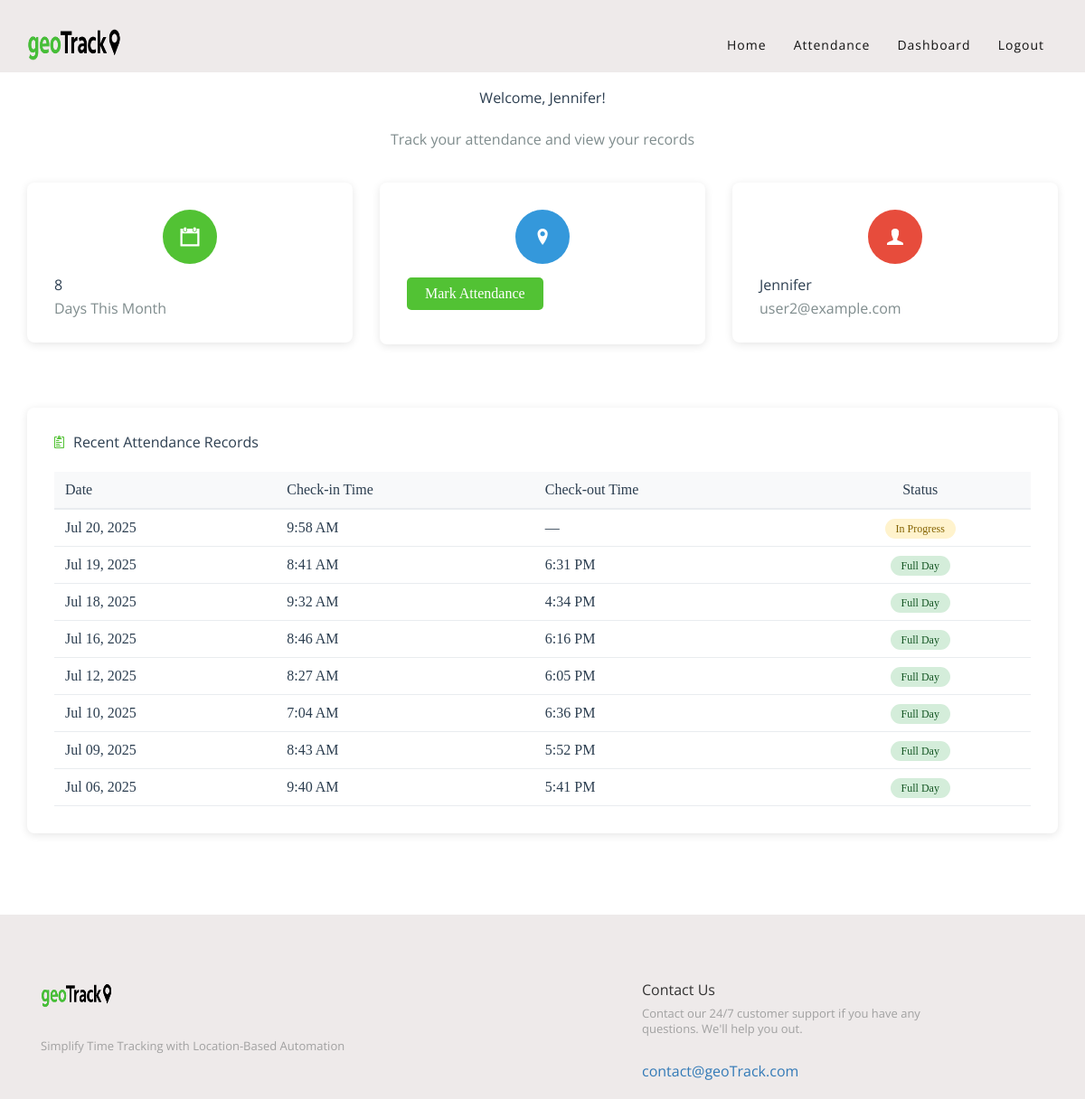
Page /dashboard/member/ (signed in) on the committed database.
### myapp/models.py (models this page shows, shortened)
class CustomUser(AbstractBaseUser, PermissionsMixin):
    CHOICES = (
        ("staff", "Staff"),
        ("member", "Member"),
    )
    DEPARTMENT_CHOICES = (
        ('communication', 'Communication'),
        ('creatives', 'Creatives'),
        ('tech_department', 'Tech Department'),
        ('community_experience', 'Community Experience'),
        ('youth_engagement', 'Youth Engagement'),
        ('heritage', 'Heritage'),
        ('admin', 'Admin'),
        ('finance', 'Finance'),
        ('entrepreneurship', 'Entrepreneurship'),
    )
    email = models.EmailField(max_length=255, unique=True, verbose_name=_("Email Address"))
    first_name = models.CharField(max_length=100, verbose_name=_("First Name"))
    last_name = models.CharField(max_length=100, verbose_name=_("Last Name"))
    is_staff = models.BooleanField(default=False)
    is_superuser = models.BooleanField(default=False)
    is_verified = models.BooleanField(default=False)
    is_active = models.BooleanField(default=True)
    date_joined = models.DateTimeField(auto_now_add=True)
    last_login = models.DateTimeField(auto_now=True)
    user_type = models.CharField(max_length=15 ,choices=CHOICES, default='member', db_index=True)
    department = models.CharField(max_length=25, choices=DEPARTMENT_CHOICES, null=True)
    USERNAME_FIELD = "email"
    REQUIRED_FIELDS = ["first_name", "last_name"]
    objects = UserManager()

class Attendance(models.Model):
    user = models.ForeignKey(CustomUser, on_delete=models.CASCADE)
    date = models.DateField()
    checkin_time = models.DateTimeField(null=True, blank=True)  # Store clock-in time
    checkout_time = models.DateTimeField(null=True, blank=True)  # Store clock-out time
    checkin_latitude = models.FloatField(null=True, blank=True)  # Latitude for clock-in location
    checkin_longitude = models.FloatField(null=True, blank=True)  # Longitude for clock-in location
    checkout_latitude = models.FloatField(null=True, blank=True)  # Latitude for clock-out location
    checkout_longitude = models.FloatField(null=True, blank=True)  # Longitude for clock-out location
    checkin_address = models.TextField(null=True, blank=True)
    checkout_address = models.TextField(null=True, blank=True)
    class Meta:
        unique_together = ("user", "date")
        ordering = ["-date"]

### myapp/views.py (the view)
# urls.py: path('dashboard/member/', MemberDashboardView.as_view(), name='member_dashboard'),
class MemberDashboardView(LoginRequiredMixin, TemplateView):
    template_name = "myapp/member_dashboard.html"
    def get_context_data(self, **kwargs):
        ctx = super().get_context_data(**kwargs)
        user = self.request.user
        ctx["attendance_records"] = Attendance.objects.filter(user=user).order_by("-date")
        today = timezone.localdate()
        first_of_month = today.replace(day=1)
        ctx["current_month_count"] = Attendance.objects.filter(
            user=user,
            date__gte=first_of_month,
            date__lte=today
        ).count()
        return ctx

### templates/myapp/member_dashboard.html (shortened to what this page needs)
{% extends './base.html' %}
{% load static %}
{% block content %}
<div class="container" style="margin-top: 100px; min-height: 500px;">
    <div class="row">
        <div class="col-md-12">
            <div class="text-center">
                <h2 style="color: #2c3e50; margin-bottom: 30px;">Welcome, {{ user.first_name|default:user.first_name}}!</h2>
                <p style="color: #7f8c8d; font-size: 16px;">Track your attendance and view your records</p>
            </div>
        </div>
    </div>
    <div class="row" style="margin-top: 40px;">
        <div class="col-md-4">
            <div style="background: white; padding: 30px; border-radius: 8px; box-shadow: 0 2px 10px rgba(0,0,0,0.1); text-center; margin-bottom: 20px;">
                <div style="background: #52c234; color: white; width: 60px; height: 60px; border-radius: 50%; display: flex; align-items: center; justify-content: center; margin: 0 auto 15px; font-size: 24px;">
                    <i class="ion-calendar"></i>
                </div>
                <h3 style="color: #2c3e50; margin-bottom: 10px;">{{ current_month_count }}</h3>
                <p style="color: #7f8c8d;">Days This Month</p>
            </div>
        </div>
        <div class="col-md-4">
            <div style="background: white; padding: 30px; border-radius: 8px; box-shadow: 0 2px 10px rgba(0,0,0,0.1); text-center; margin-bottom: 20px;">
                <div style="background: #3498db; color: white; width: 60px; height: 60px; border-radius: 50%; display: flex; align-items: center; justify-content: center; margin: 0 auto 15px; font-size: 24px;">
                    <i class="ion-location"></i>
                </div>
                <a href="{% url 'myapp:attendance' %}" style="background: #52c234; color: white; padding: 10px 20px; border-radius: 5px; text-decoration: none; display: inline-block; margin-bottom: 8px;">
                    Mark Attendance
                </a>
            </div>
        </div>
        <div class="col-md-4">
            <div style="background: white; padding: 30px; border-radius: 8px; box-shadow: 0 2px 10px rgba(0,0,0,0.1); text-center; margin-bottom: 20px;">
                <div style="background: #e74c3c; color: white; width: 60px; height: 60px; border-radius: 50%; display: flex; align-items: center; justify-content: center; margin: 0 auto 15px; font-size: 24px;">
                    <i class="ion-person"></i>
                </div>
                <h4 style="color: #2c3e50; margin-bottom: 10px;">{{ user.first_name }} </h4>
                <p style="color: #7f8c8d;">{{ user.email }}</p>
            </div>
        </div>
    </div>
    <div class="row" style="margin-top: 50px; margin-bottom: 90px;">
        <div class="col-md-12">
            <div style="background: white; padding: 30px; border-radius: 8px; box-shadow: 0 2px 10px rgba(0,0,0,0.1);">
                <h3 style="color: #2c3e50; margin-bottom: 25px; display: flex; align-items: center;">
                    <i class="ion-clipboard" style="margin-right: 10px; color: #52c234;"></i>
                    Recent Attendance Records
                </h3>
                {% if attendance_records %}
                    <div style="overflow-x: auto;">
                        <table style="width: 100%; border-collapse: collapse;">
                            <thead>
                                <tr style="background: #f8f9fa;">
                                    <th style="padding: 12px; text-align: left; color: #2c3e50; border-bottom: 2px solid #e9ecef;">Date</th>
                                    <th style="padding: 12px; text-align: left; color: #2c3e50; border-bottom: 2px solid #e9ecef;">Check-in Time</th>
                                    <th style="padding: 12px; text-align: left; color: #2c3e50; border-bottom: 2px solid #e9ecef;">Check-out Time</th>
                                    <th style="padding: 12px; text-align: center; color: #2c3e50; border-bottom: 2px solid #e9ecef;">Status</th>
                                </tr>
                            </thead>
                            <tbody>
                                {% for record in attendance_records|slice:":10" %}
                                <tr style="border-bottom: 1px solid #e9ecef;">
                                    <td style="padding: 12px; color: #2c3e50;">{{ record.date|date:"M d, Y" }}</td>
                                    <td style="padding: 12px; color: #2c3e50;">
                                        {% if record.checkin_time %}
                                            {{ record.checkin_time|time:"g:i A" }}
                                        {% else %}
                                            —
                                        {% endif %}
                                    </td>
                                    <td style="padding: 12px; color: #2c3e50;">
                                        {% if record.checkout_time %}
                                            {{ record.checkout_time|time:"g:i A" }}
                                        {% else %}
                                            —
                                        {% endif %}
                                    </td>
                                    <td style="padding: 12px; text-align: center;">
                                        {% if not record.checkin_time %}
                                            <span style="background: #f8d7da; color: #721c24; padding: 4px 12px; border-radius: 15px; font-size: 12px; font-weight: 500;">
                                                No Show
                                            </span>
                                        {% elif record.checkin_time and not record.checkout_time %}
                                            <span style="background: #fff3cd; color: #856404; padding: 4px 12px; border-radius: 15px; font-size: 12px; font-weight: 500;">
                                                In Progress
                                            </span>
                                        {% elif record.checkin_time and record.checkout_time %}
                                            <span style="background: #d4edda; color: #155724; padding: 4px 12px; border-radius: 15px; font-size: 12px; font-weight: 500;">
                                                Full Day
                                            </span>
                                        {% endif %}
                                    </td>
                                </tr>
                                {% endfor %}
                            </tbody>
                        </table>
                    </div>
                {% endif %}
            </div>
        </div>
    </div>
</div>
{% endblock %}

### static/myapp/assets/css/style.css (style rules this page uses)
html, body, div, span, applet, object, iframe, h1, h2, h3, h4, h5, h6, p, blockquote, pre, a, abbr, acronym, address, big, cite, code, del, dfn, em, img, ins, kbd, q, s, samp, small, strike, strong, sub, sup, tt, var, b, u, i, center, dl, dt, dd, ol, ul, li, fieldset, form, label, legend, table, caption, tbody, tfoot, thead, tr, th, td, article, aside, canvas, details, embed, figure, figcaption, footer, header, hgroup, menu, nav, output, ruby, section, summary, time, mark, audio, video { margin: 0; padding: 0; border: 0; font-size: 100%; font: inherit; vertical-align: baseline; }
body { line-height: 1; }
table { border-collapse: collapse; border-spacing: 0; }
html * { -webkit-font-smoothing: antialiased; -moz-osx-font-smoothing: grayscale; }
*, *:after, *:before { -webkit-box-sizing: border-box; -moz-box-sizing: border-box; box-sizing: border-box; }
h1, h2, h3, h4, h5, h6 { font-family: Open Sans; }
p { font-family: Open Sans; }

### rows in the picture
CustomUser: first_name "Jennifer", email "user2@example.com"
Attendance: date "Jul 20, 2025", checkin_time "9:58 AM", shows "In Progress"
Attendance: date "Jul 19, 2025", checkin_time "8:41 AM", checkout_time "6:31 PM", shows "Full Day"
Attendance: date "Jul 18, 2025", checkin_time "9:32 AM", checkout_time "4:34 PM", shows "Full Day"
Attendance: date "Jul 16, 2025", checkin_time "8:46 AM", checkout_time "6:16 PM", shows "Full Day"
Attendance: date "Jul 12, 2025", checkin_time "8:27 AM", checkout_time "6:05 PM", shows "Full Day"
Attendance: date "Jul 10, 2025", checkin_time "7:04 AM", checkout_time "6:36 PM", shows "Full Day"
Attendance: date "Jul 09, 2025", checkin_time "8:43 AM", checkout_time "5:52 PM", shows "Full Day"
Attendance: date "Jul 06, 2025", checkin_time "9:40 AM", checkout_time "5:41 PM", shows "Full Day"

### other values in the picture
{{ current_month_count }} "8"
